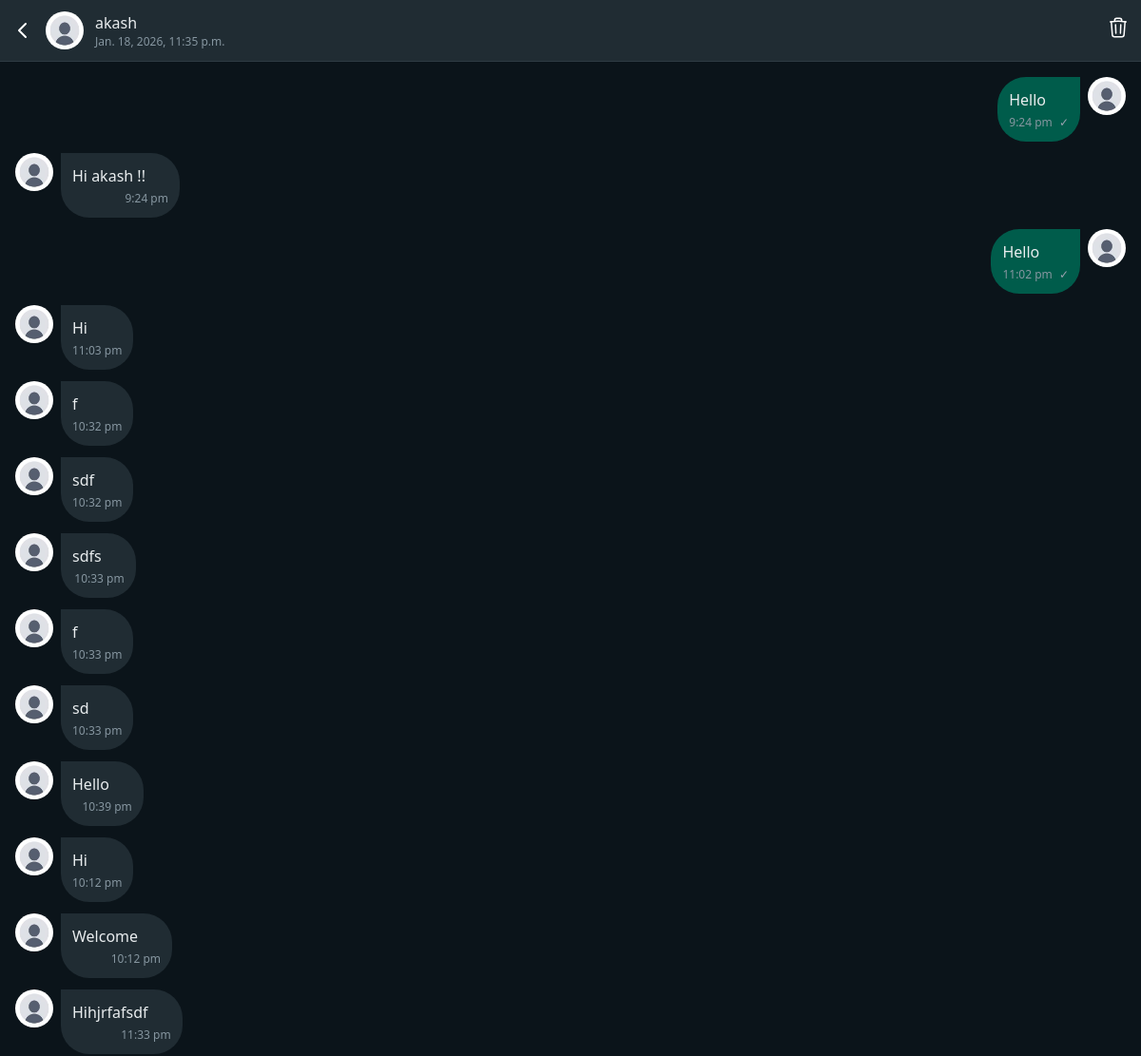
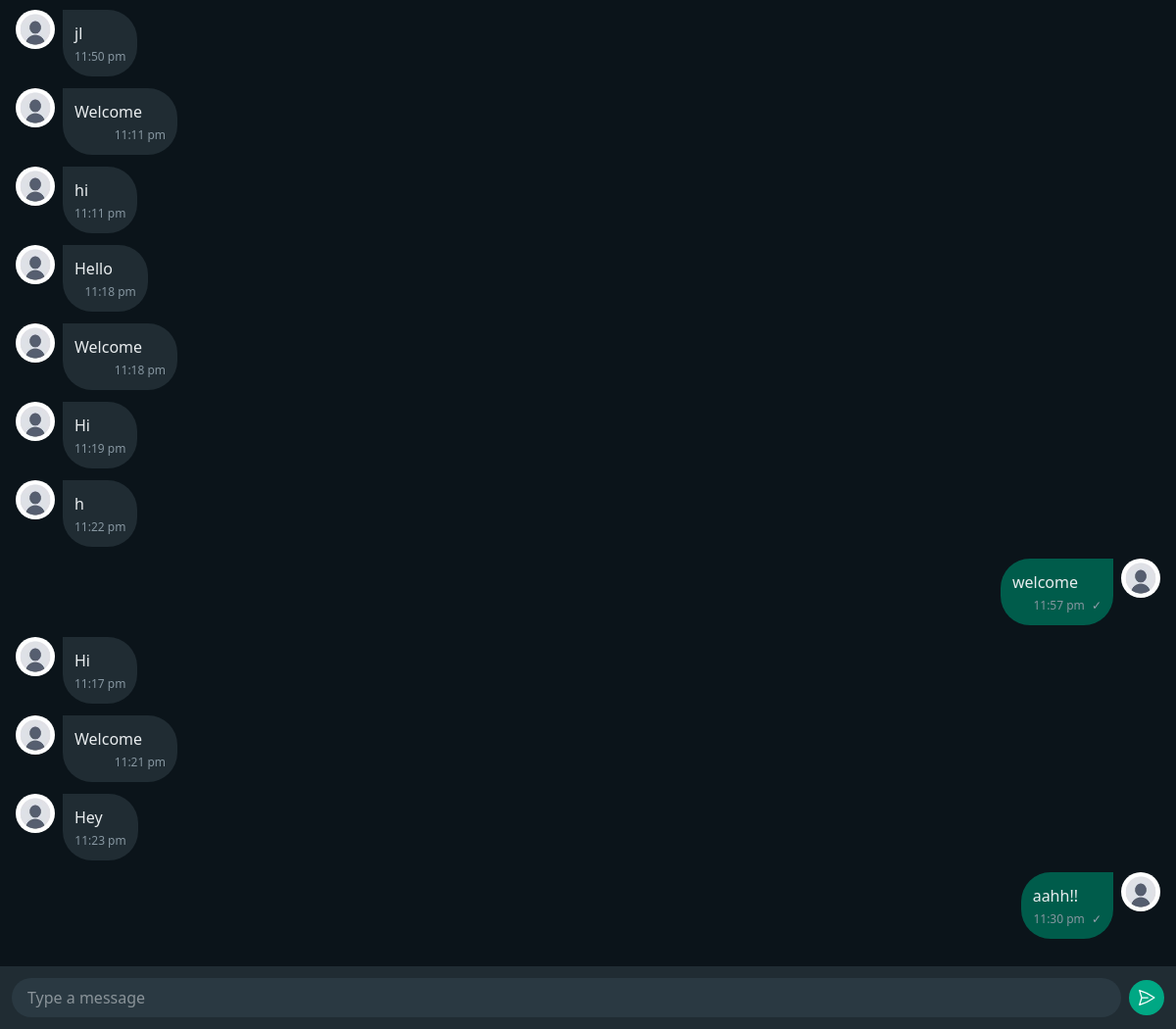
/chat/conversation/2 (signed in), run on the app's committed database (2 pictures, top to bottom).
### userauths/models.py (models this page shows, shortened)
class CustomUser(AbstractUser):
    username = models.CharField(
        max_length=20,
        unique=True,
        blank=False,
        validators=[
            RegexValidator(
                regex='^[a-zA-Z0-9_]+$',
                message='Username can only contain letters, numbers, and underscores',
                code='invalid_username'
            )
        ],
        help_text='Required 20 characters or fewer. Letters, digits and _ only.'
    )
    email = models.EmailField(
        unique=True,
        blank=False,
        help_text='Required. Must be a valid email address.'
    )
    bio = models.TextField(
        max_length=500,  # Increased from 100
        blank=True,  # Changed from False
        help_text='Tell us about yourself (500 characters max)'
    )
    avatar = models.ImageField(
        upload_to=userDirectoryPath,
        default='default.jpg',
        help_text='Profile picture (300x300 recommended)'
    )
    website = models.URLField(
        blank=True,
        default='',
        help_text='Your personal website'
    )
    facebook = models.URLField(
        blank=True,
        default='',
        help_text='Your Facebook profile URL'
    )
    instagram = models.URLField(  # Fixed typo from 'instagran'
        blank=True,
        default='',
        help_text='Your Instagram profile URL'
    )
    twitter = models.URLField(
        blank=True,
        default='',
        help_text='Your Twitter profile URL'
    )
    is_verified = models.BooleanField(
        default=False,
        help_text='Designates whether the user has verified their email'
    )
    last_activity = models.DateTimeField(
        null=True,
        blank=True,
        help_text='Last time the user was active'
    )
    USERNAME_FIELD = 'email'
    REQUIRED_FIELDS = ['username']  # Email is already required by default
    class Meta:
        verbose_name = 'User'
        verbose_name_plural = 'Users'
        ordering = ['-date_joined']

### chat/models.py (models this page shows, shortened)
class Messages(models.Model):
    sender = models.ForeignKey(CustomUser, on_delete=models.CASCADE, related_name="sent")
    recipient = models.ForeignKey(CustomUser, on_delete=models.CASCADE, related_name="received")
    body = models.TextField()
    created_at = models.DateTimeField(auto_now_add=True)
    delivered = models.BooleanField(default=False)
    seen = models.BooleanField(default=False)
    deleted_for_sender = models.BooleanField(default=False)
    deleted_for_recipient = models.BooleanField(default=False)
    class Meta:
        db_table = 'messages'
        ordering = ['-created_at']
    @classmethod
    def getConversation(cls, user, partner_id):
        try:
            partner = CustomUser.objects.get(id=partner_id)
        except CustomUser.DoesNotExist:
            return None  # Or raise exception
        messages = (
            Messages.objects.filter(
                Q(sender=user, recipient=partner, deleted_for_sender=False) |
                Q(sender=partner, recipient=user, deleted_for_recipient=False)
            )
            .select_related("sender", "recipient")  # PERFORMANCE BOOST
            .order_by("created_at")
        )
        Messages.objects.filter(
            sender=partner,
            recipient=user,
            seen=False
        ).update(seen=True)
        return {
            "partner": partner,
            "messages": messages,
        }

### chat/views.py (the view)
# urls.py: path('conversation/<int:partner_id>', getConversationView.as_view(), name='conversation'),
class getConversationView(LoginRequiredMixin, View):
    login_url = '/'  # Redirect URL if not authenticated
    redirect_field_name = 'next'  # Default (optional)
    def get(self, request, partner_id):
        try:
            conversation = Messages.getConversation(user=request.user, partner_id=partner_id)
        except Exception as e:
            messages.error(request, f"Error loading conversations: {str(e)}")
        return render(request, 'chat/conversation.html', context={'conversation': conversation})

### templates/chat/conversation.html (shortened to what this page needs)
{% extends "chat/base.html" %}
{% block content %}
  {% load static %}
  <div
    id="chat-container"
    class="flex flex-col h-screen bg-[#0B141A]"
    data-conversation-id="{{ conversation.id }}"
    data-user-id="{{ request.user.id }}"
    data-user-name="{{ request.user.username }}"
    data-user-avatar="{{ request.user.avatar.url }}"
    data-recipient-id="{{ conversation.partner.id }}"
    data-recipient-name="{{ conversation.partner.username }}"
    data-recipient-avatar="{{ conversation.partner.avatar.url }}"
    data-recipient-last-active="{{ conversation.partner.last_activity }}"
  >
    {% if conversation.partner %}
    <div
      class="p-3 border-b border-[#2F3B43] bg-[#202C33] flex justify-between items-center"
    >
      <div>
        <div class="flex items-center space-x-3">
          <a
            href="{% url 'user-conversations' %}"
            class="text-white"
            title="Back"
          >
            <svg
              class="w-6 h-6"
              fill="none"
              stroke="currentColor"
              viewBox="0 0 24 24"
            >
              <path
                stroke-linecap="round"
                stroke-linejoin="round"
                stroke-width="2"
                d="M15 19l-7-7 7-7"
              ></path>
            </svg>
          </a>
          <img
            src="{{ conversation.partner.avatar.url|default:'/media/default.jpg' }}"
            alt="{{ conversation.partner.username }}"
            class="w-10 h-10 rounded-full object-cover"
            onerror="this.src='/static/images/default-avatar.jpg'"
          />
          <div>
            <h2 class="font-medium text-[#E9EDEF]">
              {{ conversation.partner.username }}
            </h2>
            <p id="presence-status" class="text-xs text-[#8696A0]">
              {{ conversation.partner.last_activity }}
            </p>
          </div>
        </div>
      </div>
      <a href="">
        <button class="text-[#fff] cursor-pointer" title="Clear chats">
        </button>
      </a>
    </div>
    {% endif %}
    <div
      class="flex-1 overflow-y-auto p-4 space-y-2 bg-[#0B141A] bg-opacity-95"
      id="messages-container"
    >
      {% for message in conversation.messages %}
        <div class="flex w-full gap-2 mb-3 {% if message.sender == request.user %}flex-row-reverse{% else %}justify-start{% endif %}">
          <img
            src="{{ message.sender.avatar.url|default:'/media/default.jpg' }}"
            alt="{{ message.sender.username }}"
            class="w-10 h-10 rounded-full object-cover flex-shrink-0"
            onerror="this.src='/static/images/default-avatar.jpg'"
          />
          <div
            class="max-w-[65%] rounded-br-[30px] rounded-bl-[30px] p-3 {% if message.sender == request.user %}rounded-tl-[30px] bg-[#005C4B]{% else %}rounded-tr-[30px] bg-[#202C33]{% endif %} group relative"
          >
            <div class="relative">
              <p class="text-[#E9EDEF] pr-6">{{ message.body }}</p>
            </div>
            <p class="text-xs text-[#8696A0] text-right mt-1">
              {{ message.created_at|time:"g:i A"|lower }}
              {% if message.sender == request.user %}
                {% if message.recipientId_has_read %}
                  <span class="ml-1 text-[#53BDEB]">✓✓</span>
                {% else %}
                  <span class="ml-1 text-gray-400">✓</span>
                {% endif %}
              {% endif %}
            </p>
          </div>
        </div>
      {% empty %}
        <div class="text-center text-[#8696A0] py-8">No messages yet</div>
      {% endfor %}
    </div>
    <div class="p-3 bg-[#202C33]">
      <form method="post" id="chat-form" class="flex items-center gap-2 w-full">
        <div class="flex-1 min-w-0">
          <input
            type="text"
            name="body"
            id="body"
            placeholder="Type a message"
            class="w-full bg-[#2A3942] text-[#E9EDEF] rounded-full px-4 py-2 focus:outline-none focus:ring-1 focus:ring-[#00A884]"
            autocomplete="off"
            required
          />
        </div>
        <button
          type="submit"
          class="shrink-0 bg-[#00A884] text-white rounded-full p-2 hover:bg-[#06CF9C] focus:outline-none focus:ring-1 focus:ring-white cursor-pointer"
          aria-label="Send message"
        >
          <svg
            xmlns="http://www.w3.org/2000/svg"
            class="h-5 w-5"
            fill="none"
            viewBox="0 0 24 24"
            stroke-width="1.5"
            stroke="currentColor"
            class="size-6"
          >
            <path
              stroke-linecap="round"
              stroke-linejoin="round"
              d="M6 12 3.269 3.125A59.769 59.769 0 0 1 21.485 12 59.768 59.768 0 0 1 3.27 20.875L5.999 12Zm0 0h7.5"
            />
          </svg>
        </button>
      </form>
    </div>
  </div>
{% endblock content %}

### data on the page
CustomUser: partner.avatar (placeholder picture), partner.username "akash", partner.last_activity "Jan. 18, 2026, 11:35 p.m."
Messages: sender.avatar (placeholder picture), body "Hello", created_at "9:24 pm"
Messages: sender.avatar (placeholder picture), body "Hi akash !!", created_at "9:24 pm"
Messages: sender.avatar (placeholder picture), body "Hello", created_at "11:02 pm"
Messages: sender.avatar (placeholder picture), body "Hi", created_at "11:03 pm"
Messages: sender.avatar (placeholder picture), body "f", created_at "10:32 pm"
Messages: sender.avatar (placeholder picture), body "sdf", created_at "10:32 pm"
Messages: sender.avatar (placeholder picture), body "sdfs", created_at "10:33 pm"
Messages: sender.avatar (placeholder picture), body "f", created_at "10:33 pm"
Messages: sender.avatar (placeholder picture), body "sd", created_at "10:33 pm"
Messages: sender.avatar (placeholder picture), body "Hello", created_at "10:39 pm"
Messages: sender.avatar (placeholder picture), body "Hi", created_at "10:12 pm"
Messages: sender.avatar (placeholder picture), body "Welcome", created_at "10:12 pm"
Messages: sender.avatar (placeholder picture), body "Hihjrfafsdf", created_at "11:33 pm"
Messages: sender.avatar (placeholder picture), body "jl", created_at "11:50 pm"
Messages: sender.avatar (placeholder picture), body "Welcome", created_at "11:11 pm"
Messages: sender.avatar (placeholder picture), body "hi", created_at "11:11 pm"
Messages: sender.avatar (placeholder picture), body "Hello", created_at "11:18 pm"
Messages: sender.avatar (placeholder picture), body "Welcome", created_at "11:18 pm"
Messages: sender.avatar (placeholder picture), body "Hi", created_at "11:19 pm"
Messages: sender.avatar (placeholder picture), body "h", created_at "11:22 pm"
Messages: sender.avatar (placeholder picture), body "welcome", created_at "11:57 pm"
Messages: sender.avatar (placeholder picture), body "Hi", created_at "11:17 pm"
Messages: sender.avatar (placeholder picture), body "Welcome", created_at "11:21 pm"
Messages: sender.avatar (placeholder picture), body "Hey", created_at "11:23 pm"
Messages: sender.avatar (placeholder picture), body "aahh!!", created_at "11:30 pm"
